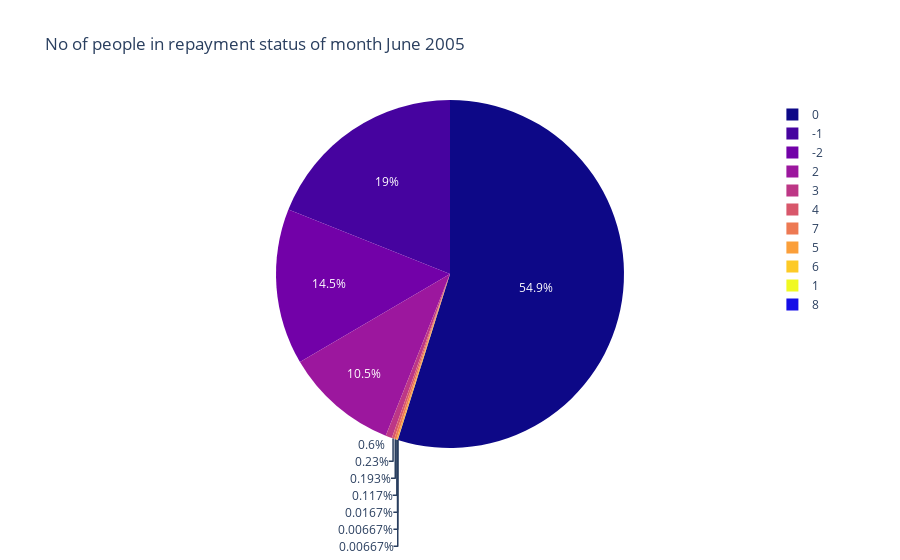

The cell this chart's notebook holds for it:
### Code cell
df4 = pf['History of past payment. The repayment status in June, 2005*'].value_counts().reset_index()
df4.columns = ['History of past payment. The repayment status in June, 2005*', 'No of people']

fig6 = pe.pie(df4, values = 'No of people', names = 'History of past payment. The repayment status in June, 2005*',color_discrete_sequence =  pe.colors.sequential.Plasma,
             title = 'No of people in repayment status of month June 2005')
fig6.show()

### Figure 1 — Plotly figure (JSON) as saved in the notebook; plotly's stock layout.template omitted (floating-point values rounded to 4 significant figures)
{"data": [{"domain": {"x": [0, 1], "y": [0, 1]}, "hovertemplate": "History of past payment. The repayment status in June, 2005*=%{label}<br>No of people=%{value}<extra></extra>", "labels": [0, -1, -2, 2, 3, 4, 7, 5, 6, 1, 8], "legendgroup": "", "name": "", "showlegend": true, "type": "pie", "values": [16455, 5687, 4348, 3159, 180, 69, 58, 35, 5, 2, 2]}], "layout": {"legend": {"tracegroupgap": 0}, "piecolorway": ["#0d0887", "#46039f", "#7201a8", "#9c179e", "#bd3786", "#d8576b", "#ed7953", "#fb9f3a", "#fdca26", "#f0f921"], "title": {"text": "No of people in repayment status of month June 2005"}}}
